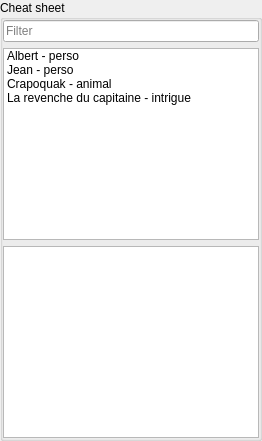
           <widget class="QWidget" name="tab_18">
            <attribute name="title">
             <string>Tools</string>
            </attribute>
            <layout class="QVBoxLayout" name="verticalLayout_21">
             <property name="margin">
              <number>0</number>
             </property>
             <item>
              <widget class="QGroupBox" name="groupBox_3">
               <property name="title">
                <string>Cheat sheet</string>
               </property>
               <property name="flat">
                <bool>true</bool>
               </property>
               <layout class="QVBoxLayout" name="verticalLayout_15">
                <property name="margin">
                 <number>0</number>
                </property>
                <item>
                 <widget class="QLineEdit" name="lineEdit_3">
                  <property name="placeholderText">
                   <string>Filter</string>
                  </property>
                 </widget>
                </item>
                <item>
                 <widget class="QListWidget" name="listWidget_5">
                  <item>
                   <property name="text">
                    <string>Albert - perso</string>
                   </property>
                  </item>
                  <item>
                   <property name="text">
                    <string>Jean - perso</string>
                   </property>
                  </item>
                  <item>
                   <property name="text">
                    <string>Crapoquak - animal</string>
                   </property>
                  </item>
                  <item>
                   <property name="text">
                    <string>La revenche du capitaine - intrigue</string>
                   </property>
                  </item>
                 </widget>
                </item>
                <item>
                 <widget class="QTextEdit" name="textEdit"/>
                </item>
               </layout>
              </widget>
             </item>
            </layout>
           </widget>
